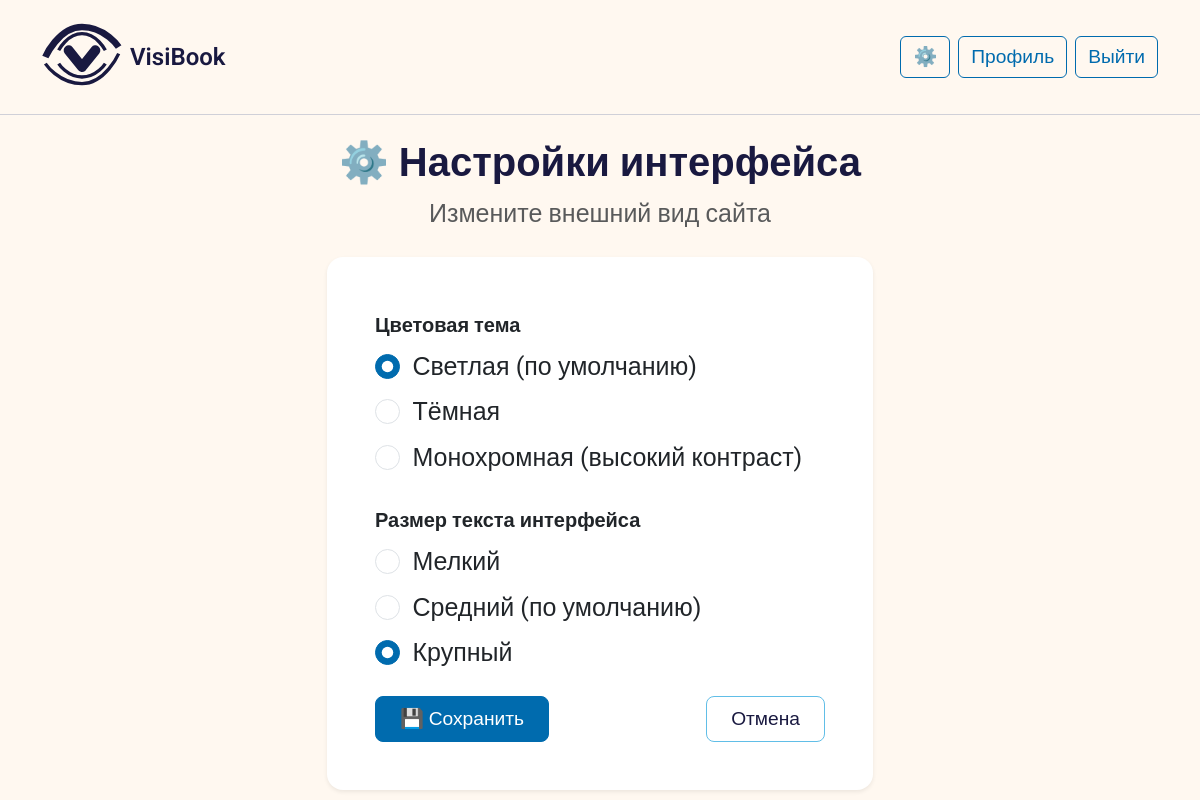
/settings (signed in), run on an earlier commit of the app's database.
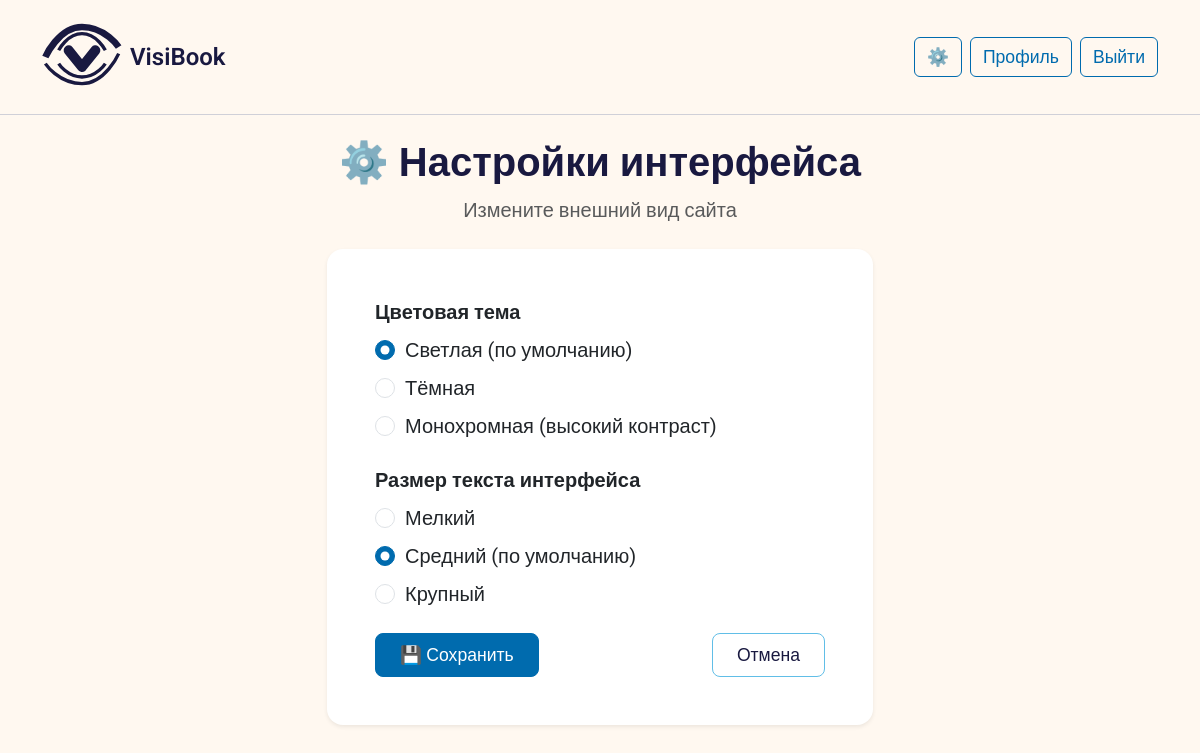
And on a later commit of the database.
### app.py (models this page shows, shortened)
class User(db.Model):
    id = db.Column(db.Integer, primary_key=True)
    username = db.Column(db.String(80), unique=True, nullable=False, default='user1')
    password_hash = db.Column(db.String(200))
    contrast = db.Column(db.String(20))       # 'high', 'medium', 'low'
    color_vision = db.Column(db.String(20))   # 'normal', 'deutan', 'protan', 'tritan'
    font_pref = db.Column(db.String(20))      # 'small', 'medium', 'large'
    font_size_px = db.Column(db.Integer, default=16)
    theme_pref = db.Column(db.String(20))     # 'light', 'dark', 'sepia', 'high_contrast'
    line_height = db.Column(db.String(20), default='normal')      # 'normal' или 'large'
    color_blindness_type = db.Column(db.String(20), default='none')   # 'none', 'protanopia', 'deuteranopia', 'tritanopia'
    has_dyslexia = db.Column(db.Boolean, default=False)
    light_sensitivity_level = db.Column(db.String(20), default='low')   # 'low', 'medium', 'high'
    preferred_font = db.Column(db.String(50), default='Roboto')
    contrast_sensitivity = db.Column(db.Integer, default=50)
    brightness_preference = db.Column(db.Integer, default=50)
    preferred_line_width_ch = db.Column(db.Integer, default=66)
    ui_theme = db.Column(db.String(20), default='light')      # 'light', 'dark', 'mono'
    ui_font_size = db.Column(db.String(20), default='medium') # 'small', 'medium', 'large'
    created_at = db.Column(db.DateTime, default=datetime.utcnow)

### app.py (the view, shortened to what this page needs)
@app.route('/settings', methods=['GET', 'POST'])
def settings():
    if 'user_id' not in session:
        return redirect(url_for('login'))
    user = User.query.get(session['user_id'])
    if not user:
        return redirect(url_for('login'))
    return render_template('settings.html', user=user)

### app.py (called while the page is built)
@app.context_processor
def inject_ui_settings():
    ui_theme = 'light'
    ui_font_size = 'medium'
    if 'user_id' in session:
        user = User.query.get(session['user_id'])
        if user:
            ui_theme = getattr(user, 'ui_theme', 'light')
            ui_font_size = getattr(user, 'ui_font_size', 'medium')
    return dict(ui_theme=ui_theme, ui_font_size=ui_font_size)

### templates/settings.html (shortened to what this page needs)
{% extends "base.html" %}
{% block content %}
<div class="row justify-content-center">
    <div class="col-md-6">
        <div class="text-center mb-4">
            <h1 class="fw-semibold">⚙️ Настройки интерфейса</h1>
            <p class="text-muted">Измените внешний вид сайта</p>
        </div>
        <div class="card border-0 shadow-sm rounded-4">
            <div class="card-body p-4 p-md-5">
                <form method="POST" action="{{ url_for('settings') }}">
                    <div class="mb-4">
                        <label class="form-label fw-semibold fs-5">Цветовая тема</label>
                        <div class="form-check mb-2">
                            <input class="form-check-input" type="radio" name="ui_theme" id="theme_light" value="light" {% if user.ui_theme == 'light' %}checked{% endif %}>
                            <label class="form-check-label" for="theme_light">Светлая (по умолчанию)</label>
                        </div>
                        <div class="form-check mb-2">
                            <input class="form-check-input" type="radio" name="ui_theme" id="theme_dark" value="dark" {% if user.ui_theme == 'dark' %}checked{% endif %}>
                            <label class="form-check-label" for="theme_dark">Тёмная</label>
                        </div>
                        <div class="form-check">
                            <input class="form-check-input" type="radio" name="ui_theme" id="theme_mono" value="mono" {% if user.ui_theme == 'mono' %}checked{% endif %}>
                            <label class="form-check-label" for="theme_mono">Монохромная (высокий контраст)</label>
                        </div>
                    </div>
                    <div class="mb-4">
                        <label class="form-label fw-semibold fs-5">Размер текста интерфейса</label>
                        <div class="form-check mb-2">
                            <input class="form-check-input" type="radio" name="ui_font_size" id="font_small" value="small" {% if user.ui_font_size == 'small' %}checked{% endif %}>
                            <label class="form-check-label" for="font_small">Мелкий</label>
                        </div>
                        <div class="form-check mb-2">
                            <input class="form-check-input" type="radio" name="ui_font_size" id="font_medium" value="medium" {% if user.ui_font_size == 'medium' %}checked{% endif %}>
                            <label class="form-check-label" for="font_medium">Средний (по умолчанию)</label>
                        </div>
                        <div class="form-check">
                            <input class="form-check-input" type="radio" name="ui_font_size" id="font_large" value="large" {% if user.ui_font_size == 'large' %}checked{% endif %}>
                            <label class="form-check-label" for="font_large">Крупный</label>
                        </div>
                    </div>
                    <div class="d-flex justify-content-between mt-4">
                        <button type="submit" class="btn btn-primary btn-lg px-4">💾 Сохранить</button>
                        <a href="{{ url_for('profile', user_id=user.id) }}" class="btn btn-outline-secondary btn-lg px-4">Отмена</a>
                    </div>
                </form>
            </div>
        </div>
    </div>
</div>
{% endblock %}

What changed in the data, as far as the page shows it:
changed User "☑ Светлая (по умолчанию)": ui_font_size "☐ Средний (по умолчанию)" → "☑ Средний (по умолчанию)"; ui_font_size "☑ Крупный" → "☐ Крупный"
